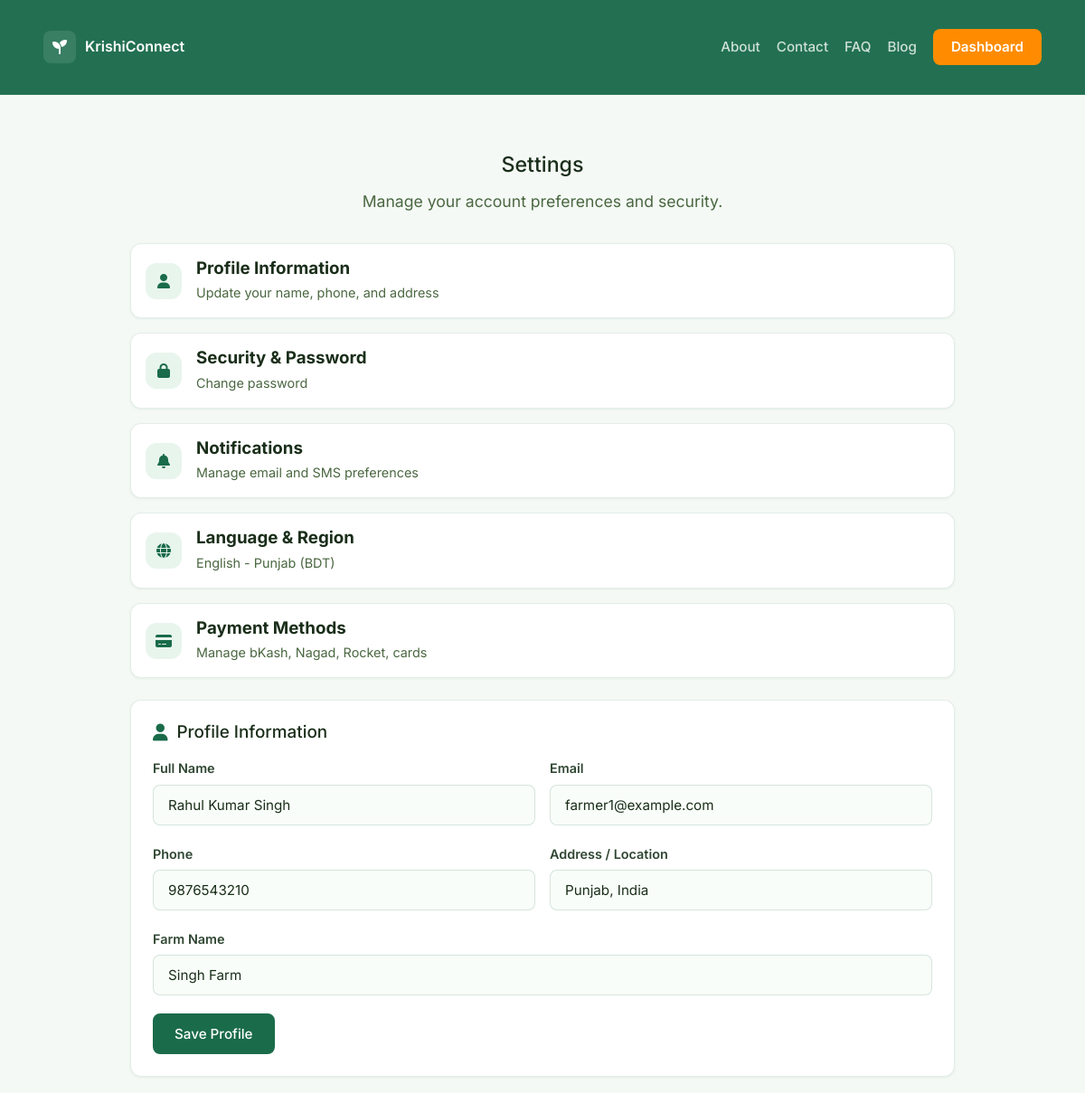
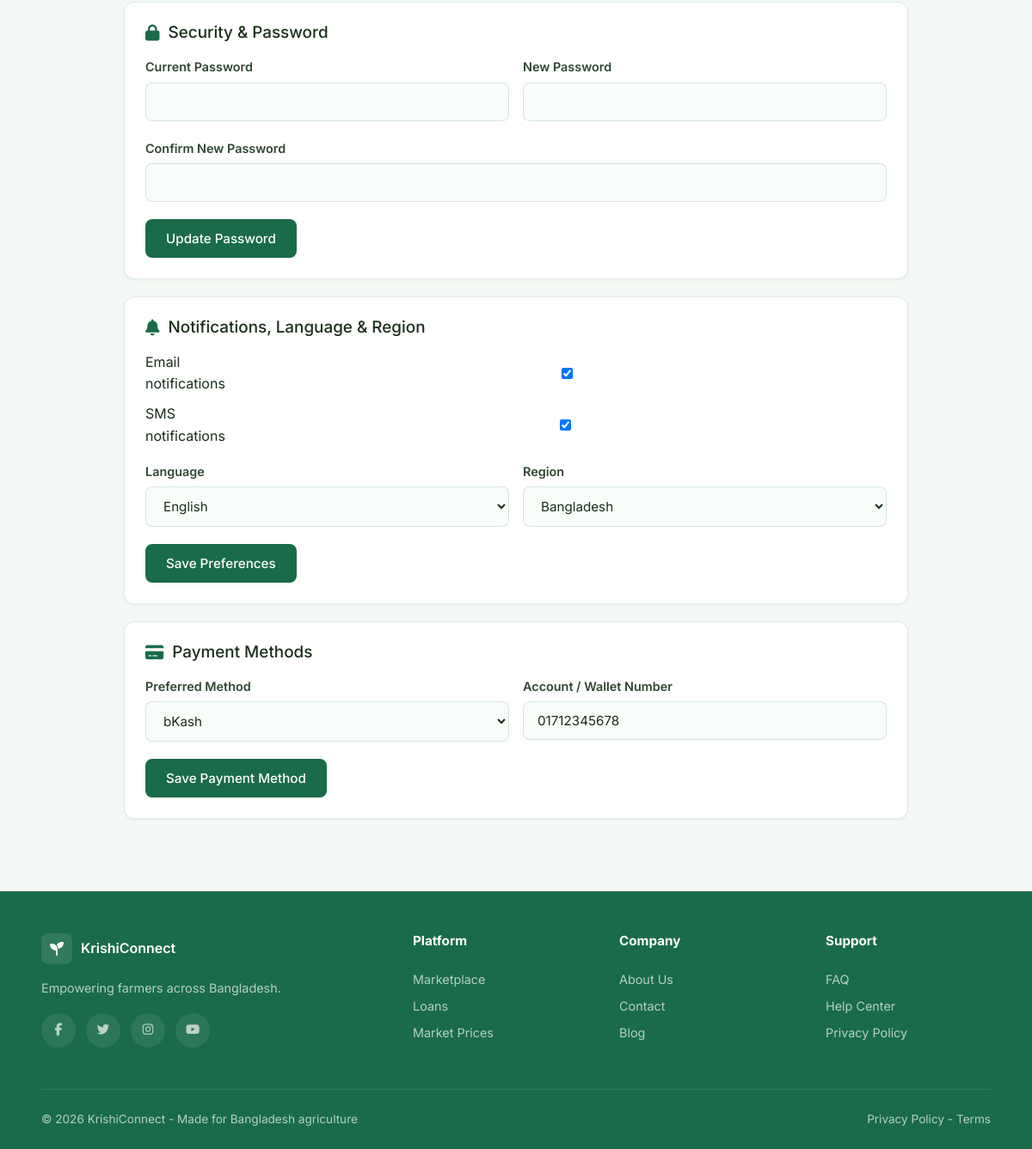
Page /pages/settings.php (signed in) on the committed database (2 pictures, top to bottom).
### tables this page shows
CREATE TABLE user_settings (
    user_id INT PRIMARY KEY,
    email_notifications TINYINT(1) NOT NULL DEFAULT 1,
    sms_notifications TINYINT(1) NOT NULL DEFAULT 1,
    language VARCHAR(40) NOT NULL DEFAULT 'English',
    region VARCHAR(80) NOT NULL DEFAULT 'Bangladesh',
    currency VARCHAR(10) DEFAULT 'BDT',
    two_factor_enabled TINYINT(1) DEFAULT 0,
    updated_at TIMESTAMP DEFAULT CURRENT_TIMESTAMP ON UPDATE CURRENT_TIMESTAMP,
    FOREIGN KEY (user_id) REFERENCES users(id) ON DELETE CASCADE
);

CREATE TABLE users (
    id INT AUTO_INCREMENT PRIMARY KEY,
    full_name VARCHAR(120) NOT NULL,
    email VARCHAR(160) NOT NULL UNIQUE,
    phone VARCHAR(40) DEFAULT NULL,
    role ENUM('farmer','buyer','finance','admin') NOT NULL DEFAULT 'farmer',
    password_hash VARCHAR(255) NOT NULL,
    status ENUM('active','pending','suspended','inactive') NOT NULL DEFAULT 'active',
    profile_image VARCHAR(200) DEFAULT NULL,
    bio TEXT,
    created_at TIMESTAMP DEFAULT CURRENT_TIMESTAMP,
    updated_at TIMESTAMP DEFAULT CURRENT_TIMESTAMP ON UPDATE CURRENT_TIMESTAMP,
    INDEX idx_email (email),
    INDEX idx_role (role),
    INDEX idx_status (status)
);

CREATE TABLE farmer_profiles (
    user_id INT PRIMARY KEY,
    farm_name VARCHAR(160),
    location VARCHAR(160),
    land_area DECIMAL(10,2) DEFAULT 0,
    soil_type VARCHAR(80),
    irrigation VARCHAR(120),
    crops_cultivated VARCHAR(200),
    kyc_status ENUM('pending','verified','rejected') NOT NULL DEFAULT 'pending',
    kyc_verified_date TIMESTAMP NULL,
    kyc_verified_by INT NULL,
    bank_account VARCHAR(120),
    bank_name VARCHAR(120),
    total_products_sold INT DEFAULT 0,
    total_revenue DECIMAL(12,2) DEFAULT 0,
    average_rating DECIMAL(3,2) DEFAULT 0,
    FOREIGN KEY (user_id) REFERENCES users(id) ON DELETE CASCADE,
    FOREIGN KEY (kyc_verified_by) REFERENCES users(id) ON DELETE SET NULL,
    INDEX idx_kyc_status (kyc_status)
);

CREATE TABLE user_payment_methods (
    id INT AUTO_INCREMENT PRIMARY KEY,
    user_id INT NOT NULL,
    method VARCHAR(40) NOT NULL DEFAULT 'bKash',
    account_number VARCHAR(80) DEFAULT NULL,
    account_holder VARCHAR(120),
    is_primary TINYINT(1) DEFAULT 0,
    is_active TINYINT(1) DEFAULT 1,
    updated_at TIMESTAMP DEFAULT CURRENT_TIMESTAMP ON UPDATE CURRENT_TIMESTAMP,
    FOREIGN KEY (user_id) REFERENCES users(id) ON DELETE CASCADE,
    INDEX idx_user_id (user_id),
    UNIQUE KEY idx_primary (user_id, is_primary)
);

### app/includes/config.php (called while the page is built)
<?php
return [
    'db' => [
        'host' => getenv('KRISHI_DB_HOST') ?: 'localhost',
        'port' => getenv('KRISHI_DB_PORT') ?: '3307',
        'name' => getenv('KRISHI_DB_NAME') ?: 'krishiconnect',
        'user' => getenv('KRISHI_DB_USER') ?: 'root',
        'pass' => getenv('KRISHI_DB_PASS') ?: '',
        'charset' => getenv('KRISHI_DB_CHARSET') ?: 'utf8mb4',
    ],
    'base_url' => getenv('KRISHI_BASE_URL') !== false ? getenv('KRISHI_BASE_URL') : null,
];

### app/includes/db.php (called while the page is built)
<?php
function db(): PDO
{
    static $pdo = null;
    if ($pdo instanceof PDO) {
        return $pdo;
    }
    $config = require __DIR__ . '/config.php';
    $db = $config['db'];
    $dsn = sprintf(
        'mysql:host=%s;port=%s;dbname=%s;charset=%s',
        $db['host'],
        $db['port'],
        $db['name'],
        $db['charset']
    );
    $pdo = new PDO($dsn, $db['user'], $db['pass'], [
        PDO::ATTR_ERRMODE => PDO::ERRMODE_EXCEPTION,
        PDO::ATTR_DEFAULT_FETCH_MODE => PDO::FETCH_ASSOC,
    ]);
    return $pdo;
}

### app/includes/helpers.php (called while the page is built, shortened)
<?php
function app_config(): array
{
    static $config = null;
    if ($config === null) {
        $config = require __DIR__ . '/config.php';
    }
    return $config;
}
function base_url(): string
{
    $base = app_config()['base_url'] ?? '';
    return rtrim($base, '/');
}
function url(string $path): string
{
    $base = base_url();
    $path = '/' . ltrim($path, '/');
    return $base . $path;
}
function asset_url(string $path): string
{
    return url($path);
}

### pages/settings.php (the view, shortened to what this page needs)
<?php
require_once __DIR__ . '/../app/includes/helpers.php';
require_once __DIR__ . '/../app/includes/db.php';
$user = current_user();
$pdo = db();
$pdo->exec(
    "CREATE TABLE IF NOT EXISTS user_settings (
        user_id INT PRIMARY KEY,
        email_notifications TINYINT(1) NOT NULL DEFAULT 1,
        sms_notifications TINYINT(1) NOT NULL DEFAULT 1,
        language VARCHAR(40) NOT NULL DEFAULT 'English',
        region VARCHAR(80) NOT NULL DEFAULT 'Bangladesh',
        updated_at TIMESTAMP DEFAULT CURRENT_TIMESTAMP ON UPDATE CURRENT_TIMESTAMP,
        FOREIGN KEY (user_id) REFERENCES users(id) ON DELETE CASCADE
    )"
);
$pdo->exec(
    "CREATE TABLE IF NOT EXISTS user_payment_methods (
        user_id INT PRIMARY KEY,
        method VARCHAR(40) NOT NULL DEFAULT 'bKash',
        account_number VARCHAR(80) DEFAULT NULL,
        updated_at TIMESTAMP DEFAULT CURRENT_TIMESTAMP ON UPDATE CURRENT_TIMESTAMP,
        FOREIGN KEY (user_id) REFERENCES users(id) ON DELETE CASCADE
    )"
);
$stmt = $pdo->prepare('SELECT id, full_name, email, phone, role FROM users WHERE id = ?');
$stmt->execute([(int)$user['id']]);
$account = $stmt->fetch() ?: $user;
$profile = [];
if ($account['role'] === 'buyer') {
    $profileStmt = $pdo->prepare('SELECT company_name AS extra, address FROM buyer_profiles WHERE user_id = ?');
} elseif ($account['role'] === 'farmer') {
    $profileStmt = $pdo->prepare('SELECT farm_name AS extra, location AS address FROM farmer_profiles WHERE user_id = ?');
} elseif ($account['role'] === 'finance') {
    $profileStmt = $pdo->prepare('SELECT institution AS extra, designation AS address FROM finance_profiles WHERE user_id = ?');
} else {
    $profileStmt = null;
}
if ($profileStmt) {
    $profileStmt->execute([(int)$account['id']]);
    $profile = $profileStmt->fetch() ?: [];
}
$prefStmt = $pdo->prepare('SELECT * FROM user_settings WHERE user_id = ?');
$prefStmt->execute([(int)$account['id']]);
$prefs = $prefStmt->fetch() ?: [
    'email_notifications' => true,
    'sms_notifications' => true,
    'language' => 'English',
    'region' => 'Bangladesh',
];
$payStmt = $pdo->prepare('SELECT method, account_number AS account FROM user_payment_methods WHERE user_id = ?');
$payStmt->execute([(int)$account['id']]);
$payment = $payStmt->fetch() ?: [
    'method' => 'bKash',
    'account' => '',
];
?>
<!DOCTYPE html>
<html lang="en">
<head>
    <link rel="stylesheet" href="<?= asset_url('css/styles.css'); ?>">
    <link rel="stylesheet" href="https://cdnjs.cloudflare.com/ajax/libs/font-awesome/6.5.1/css/all.min.css">
</head>
<body>
<?php require __DIR__ . '/../app/includes/header.php'; ?>
<section class="section">
    <div class="container" style="max-width:960px">
        <div class="section-header" style="margin-bottom:2rem">
            <h2>Settings</h2>
            <p>Manage your account preferences and security.</p>
        </div>
        <div class="settings-jump-grid">
            <a class="settings-card" href="#profile"><i class="fas fa-user"></i><div><h3>Profile Information</h3><p>Update your name, phone, and address</p></div></a>
            <a class="settings-card" href="#security"><i class="fas fa-lock"></i><div><h3>Security &amp; Password</h3><p>Change password</p></div></a>
            <a class="settings-card" href="#preferences"><i class="fas fa-bell"></i><div><h3>Notifications</h3><p>Manage email and SMS preferences</p></div></a>
            <a class="settings-card" href="#preferences"><i class="fas fa-globe"></i><div><h3>Language &amp; Region</h3><p><?= htmlspecialchars($prefs['language']); ?> - <?= htmlspecialchars($prefs['region']); ?> (BDT)</p></div></a>
            <a class="settings-card" href="#payment"><i class="fas fa-credit-card"></i><div><h3>Payment Methods</h3><p>Manage bKash, Nagad, Rocket, cards</p></div></a>
        </div>
        <div class="settings-panel" id="profile">
            <h2><i class="fas fa-user"></i> Profile Information</h2>
            <form method="post" action="<?= url('app/actions/settings_update.php'); ?>">
                <div class="form-row">
                    <div class="form-group"><label>Full Name</label><input type="text" name="full_name" value="<?= htmlspecialchars($account['full_name'] ?? ''); ?>" required></div>
                    <div class="form-group"><label>Email</label><input type="email" value="<?= htmlspecialchars($account['email'] ?? ''); ?>" disabled></div>
                </div>
                <div class="form-row">
                    <div class="form-group"><label>Phone</label><input type="text" name="phone" value="<?= htmlspecialchars($account['phone'] ?? ''); ?>"></div>
                    <div class="form-group"><label><?= $account['role'] === 'finance' ? 'Designation' : 'Address / Location'; ?></label><input type="text" name="address" value="<?= htmlspecialchars($profile['address'] ?? ''); ?>"></div>
                </div>
                <div class="form-group"><label><?= $account['role'] === 'farmer' ? 'Farm Name' : ($account['role'] === 'finance' ? 'Institution' : 'Company Name'); ?></label><input type="text" name="extra" value="<?= htmlspecialchars($profile['extra'] ?? ''); ?>"></div>
                <button class="btn btn-primary" type="submit">Save Profile</button>
            </form>
        </div>
        <div class="settings-panel" id="security">
            <h2><i class="fas fa-lock"></i> Security &amp; Password</h2>
            <form method="post" action="<?= url('app/actions/settings_update.php'); ?>">
                <div class="form-row">
                    <div class="form-group"><label>Current Password</label><input type="password" name="current_password" required></div>
                    <div class="form-group"><label>New Password</label><input type="password" name="new_password" minlength="8" required></div>
                </div>
                <div class="form-group"><label>Confirm New Password</label><input type="password" name="confirm_password" minlength="8" required></div>
                <button class="btn btn-primary" type="submit">Update Password</button>
            </form>
        </div>
        <div class="settings-panel" id="preferences">
            <h2><i class="fas fa-bell"></i> Notifications, Language &amp; Region</h2>
            <form method="post" action="<?= url('app/actions/settings_update.php'); ?>">
                <div class="settings-list">
                    <label><span>Email notifications</span><input type="checkbox" name="email_notifications" <?= !empty($prefs['email_notifications']) ? 'checked' : ''; ?>></label>
                    <label><span>SMS notifications</span><input type="checkbox" name="sms_notifications" <?= !empty($prefs['sms_notifications']) ? 'checked' : ''; ?>></label>
                </div>
                <div class="form-row" style="margin-top:1rem">
                    <div class="form-group"><label>Language</label><select name="language"><option <?= $prefs['language'] === 'English' ? 'selected' : ''; ?>>English</option></select></div>
                    <div class="form-group"><label>Region</label><select name="region"><option <?= $prefs['region'] === 'Bangladesh' ? 'selected' : ''; ?>>Bangladesh</option></select></div>
                </div>
                <button class="btn btn-primary" type="submit">Save Preferences</button>
            </form>
        </div>
        <div class="settings-panel" id="payment">
            <h2><i class="fas fa-credit-card"></i> Payment Methods</h2>
            <form method="post" action="<?= url('app/actions/settings_update.php'); ?>">
                <div class="form-row">
                    <div class="form-group"><label>Preferred Method</label><select name="payment_method"><option <?= $payment['method'] === 'bKash' ? 'selected' : ''; ?>>bKash</option></select></div>
                    <div class="form-group"><label>Account / Wallet Number</label><input type="text" name="payment_account" value="<?= htmlspecialchars($payment['account']); ?>" placeholder="01XXXXXXXXX"></div>
                </div>
                <button class="btn btn-primary" type="submit">Save Payment Method</button>
            </form>
        </div>
    </div>
</section>
<?php require __DIR__ . '/../app/includes/footer.php'; ?>
</body>
</html>

### rows in the picture
user_settings: language "English", region "Punjab", email_notifications "☑", sms_notifications "☑"
users: full_name "Rahul Kumar Singh", email "farmer1@example.com", phone "9876543210"
farmer_profiles: address "Punjab, India", extra "Singh Farm"
user_payment_methods: payment_method "bKash", payment_account "01712345678"
